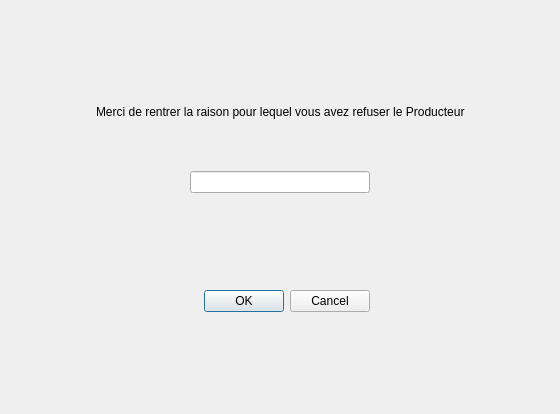
<?xml version="1.0" encoding="UTF-8"?>
<ui version="4.0">
 <class>ProducteurRefuser</class>
 <widget class="QDialog" name="ProducteurRefuser">
  <property name="geometry">
   <rect>
    <x>0</x>
    <y>0</y>
    <width>560</width>
    <height>414</height>
   </rect>
  </property>
  <property name="windowTitle">
   <string>Dialog</string>
  </property>
  <layout class="QVBoxLayout" name="verticalLayout_2">
   <item>
    <spacer name="verticalSpacer_2">
     <property name="orientation">
      <enum>Qt::Vertical</enum>
     </property>
     <property name="sizeHint" stdset="0">
      <size>
       <width>20</width>
       <height>77</height>
      </size>
     </property>
    </spacer>
   </item>
   <item>
    <layout class="QVBoxLayout" name="verticalLayout">
     <item>
      <layout class="QHBoxLayout" name="horizontalLayout_2">
       <item>
        <spacer name="horizontalSpacer_3">
         <property name="orientation">
          <enum>Qt::Horizontal</enum>
         </property>
         <property name="sizeHint" stdset="0">
          <size>
           <width>40</width>
           <height>20</height>
          </size>
         </property>
        </spacer>
       </item>
       <item>
        <widget class="QLabel" name="label">
         <property name="text">
          <string>Merci de rentrer la raison pour lequel vous avez refuser le Producteur</string>
         </property>
        </widget>
       </item>
       <item>
        <spacer name="horizontalSpacer_4">
         <property name="orientation">
          <enum>Qt::Horizontal</enum>
         </property>
         <property name="sizeHint" stdset="0">
          <size>
           <width>40</width>
           <height>20</height>
          </size>
         </property>
        </spacer>
       </item>
      </layout>
     </item>
     <item>
      <spacer name="verticalSpacer">
       <property name="orientation">
        <enum>Qt::Vertical</enum>
       </property>
       <property name="sizeHint" stdset="0">
        <size>
         <width>20</width>
         <height>40</height>
        </size>
       </property>
      </spacer>
     </item>
     <item>
      <layout class="QHBoxLayout" name="horizontalLayout_3">
       <item>
        <spacer name="horizontalSpacer_5">
         <property name="orientation">
          <enum>Qt::Horizontal</enum>
         </property>
         <property name="sizeHint" stdset="0">
          <size>
           <width>40</width>
           <height>20</height>
          </size>
         </property>
        </spacer>
       </item>
       <item>
        <widget class="QLineEdit" name="lineEdit_refus">
         <property name="maxLength">
          <number>1000</number>
         </property>
        </widget>
       </item>
       <item>
        <spacer name="horizontalSpacer_6">
         <property name="orientation">
          <enum>Qt::Horizontal</enum>
         </property>
         <property name="sizeHint" stdset="0">
          <size>
           <width>40</width>
           <height>20</height>
          </size>
         </property>
        </spacer>
       </item>
      </layout>
     </item>
    </layout>
   </item>
   <item>
    <spacer name="verticalSpacer_3">
     <property name="orientation">
      <enum>Qt::Vertical</enum>
     </property>
     <property name="sizeHint" stdset="0">
      <size>
       <width>20</width>
       <height>77</height>
      </size>
     </property>
    </spacer>
   </item>
   <item>
    <layout class="QHBoxLayout" name="horizontalLayout">
     <item>
      <spacer name="horizontalSpacer">
       <property name="orientation">
        <enum>Qt::Horizontal</enum>
       </property>
       <property name="sizeHint" stdset="0">
        <size>
         <width>40</width>
         <height>20</height>
        </size>
       </property>
      </spacer>
     </item>
     <item>
      <widget class="QDialogButtonBox" name="buttonBox">
       <property name="orientation">
        <enum>Qt::Horizontal</enum>
       </property>
       <property name="standardButtons">
        <set>QDialogButtonBox::Cancel|QDialogButtonBox::Ok</set>
       </property>
      </widget>
     </item>
     <item>
      <spacer name="horizontalSpacer_2">
       <property name="orientation">
        <enum>Qt::Horizontal</enum>
       </property>
       <property name="sizeHint" stdset="0">
        <size>
         <width>40</width>
         <height>20</height>
        </size>
       </property>
      </spacer>
     </item>
    </layout>
   </item>
   <item>
    <spacer name="verticalSpacer_4">
     <property name="orientation">
      <enum>Qt::Vertical</enum>
     </property>
     <property name="sizeHint" stdset="0">
      <size>
       <width>20</width>
       <height>77</height>
      </size>
     </property>
    </spacer>
   </item>
  </layout>
 </widget>
 <resources/>
 <connections>
  <connection>
   <sender>buttonBox</sender>
   <signal>accepted()</signal>
   <receiver>ProducteurRefuser</receiver>
   <slot>accept()</slot>
   <hints>
    <hint type="sourcelabel">
     <x>248</x>
     <y>254</y>
    </hint>
    <hint type="destinationlabel">
     <x>157</x>
     <y>274</y>
    </hint>
   </hints>
  </connection>
  <connection>
   <sender>buttonBox</sender>
   <signal>rejected()</signal>
   <receiver>ProducteurRefuser</receiver>
   <slot>reject()</slot>
   <hints>
    <hint type="sourcelabel">
     <x>316</x>
     <y>260</y>
    </hint>
    <hint type="destinationlabel">
     <x>286</x>
     <y>274</y>
    </hint>
   </hints>
  </connection>
 </connections>
</ui>
